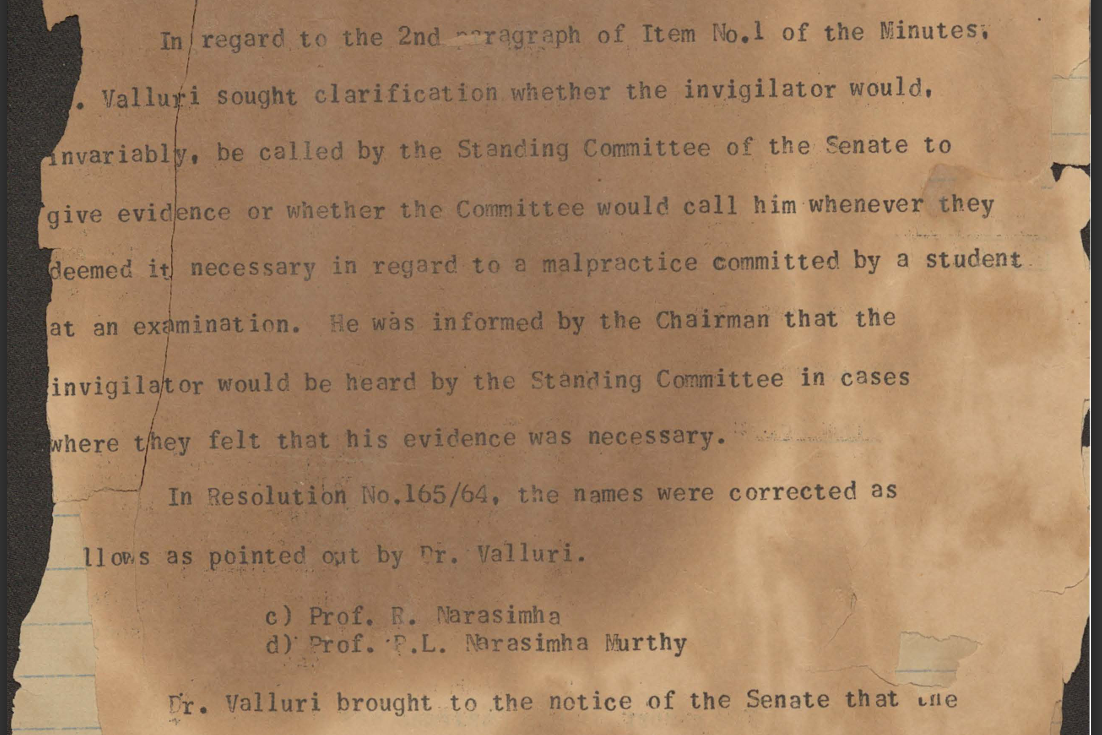
#> input picture ocr_data/ocr-demo2.png, 1102 x 735 px, found by its file name
$ python ocr-pipeline_FINAL.py
#> lines starting #> are read from the running program, lines starting #| are printed output that depends on the picture
from PIL import Image, ImageFilter, ImageEnhance
import pytesseract
im_file = "ocr-demo2.png"
im = Image.open(im_file)
#> im is the input picture: PIL image 1102x735 RGBA; mean R, G, B, A 160.6, 128.2, 98.1, 255
# print(im)
# print(im.size)
# im.show()

def preprocess_image(img_path):
    """Apply image preprocessing for better OCR results"""
#> called with img_path = 'ocr-demo2.png'
    image = Image.open(img_path)
    image = image.convert("L")                        # Grayscale
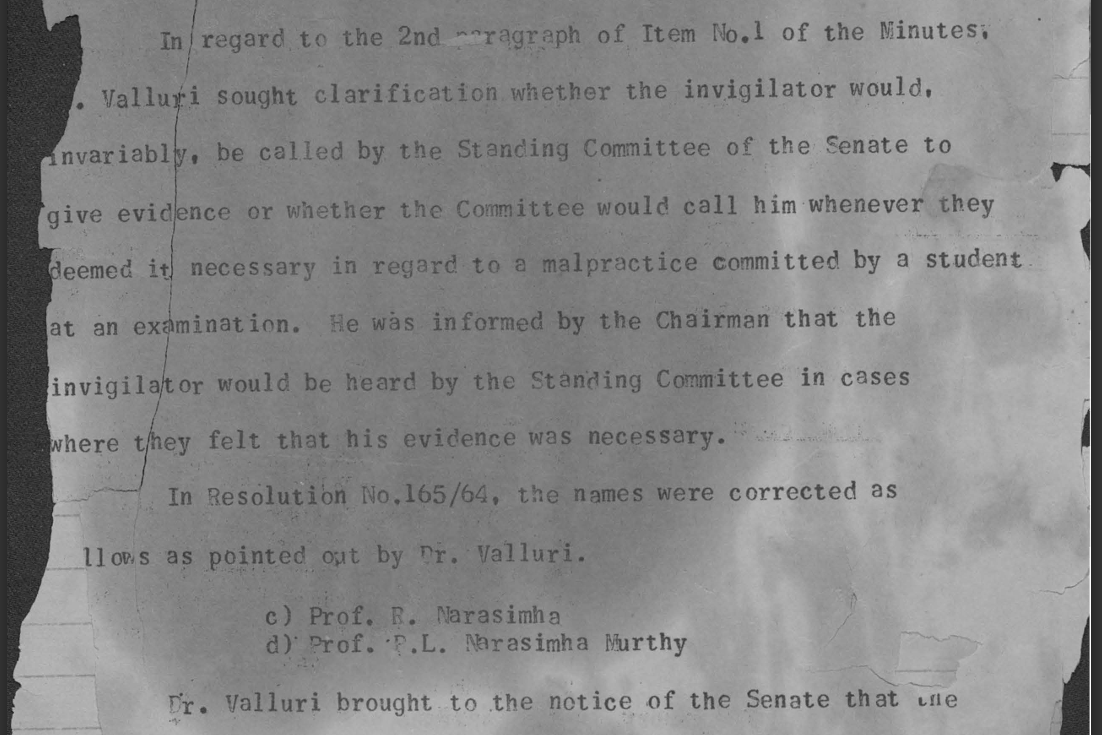
#> image: PIL image 1102x735 L; min 23, max 255, mean 134.5
    image = image.filter(ImageFilter.SHARPEN)         # Sharpen image
    image = ImageEnhance.Contrast(image).enhance(2)   # Increase contrast
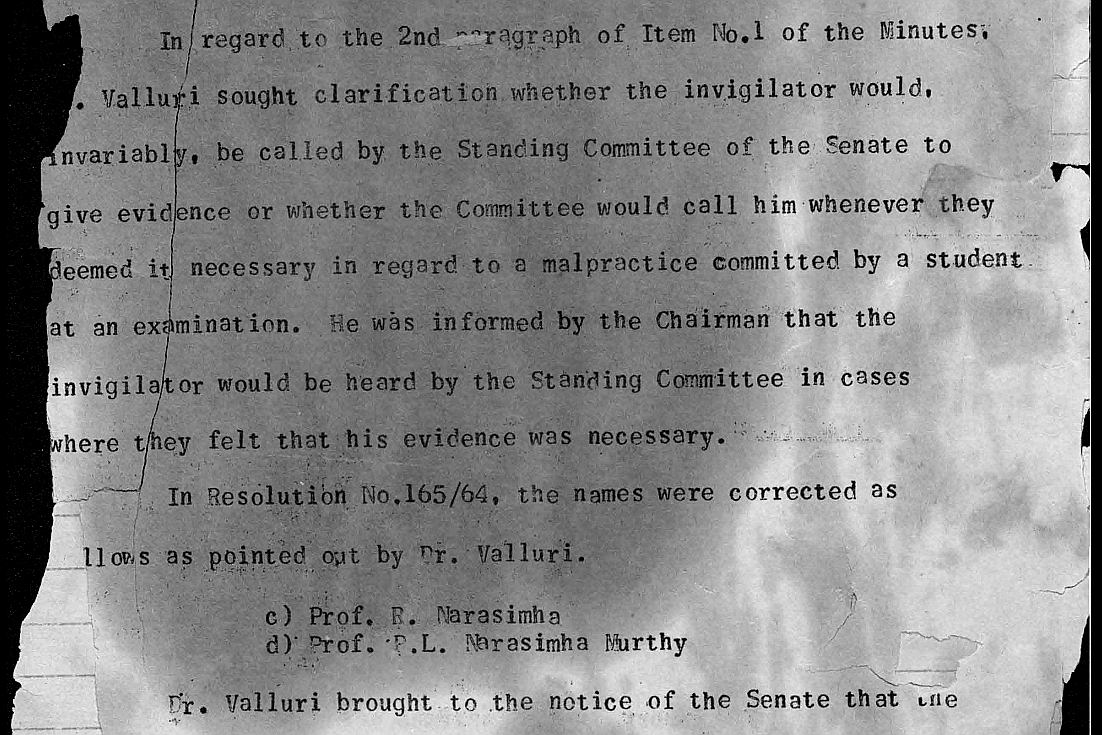
#> image: PIL image 1102x735 L; min 0, max 255, mean 136.4
    return image

processed_image = preprocess_image(im_file)
#> (the run stopped early here; a loop or call above may not have finished)
